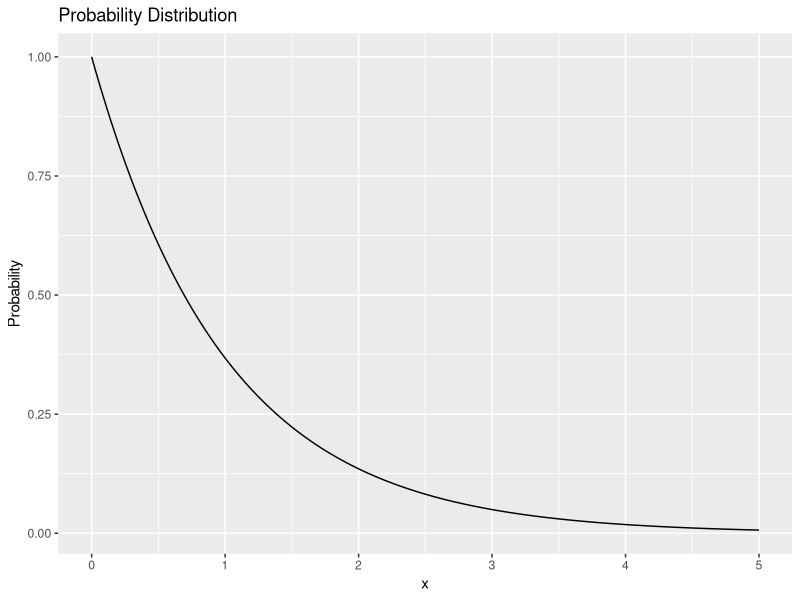
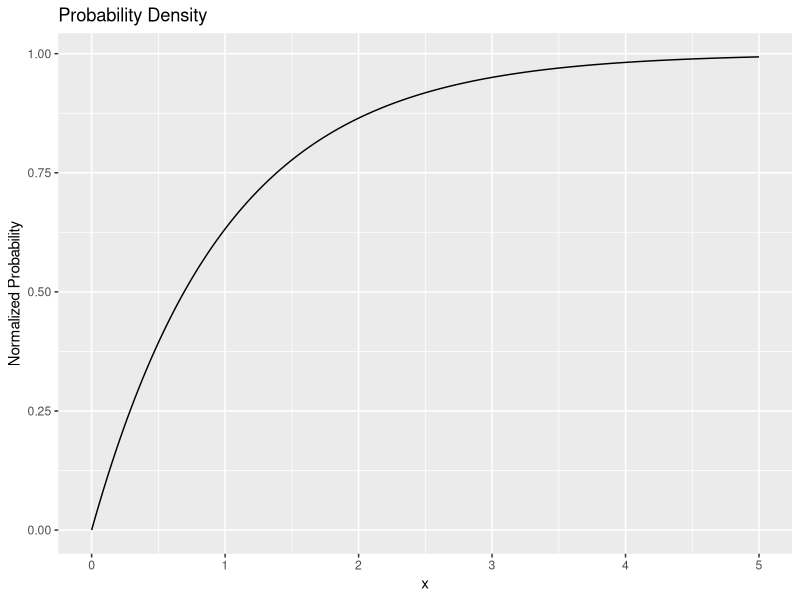
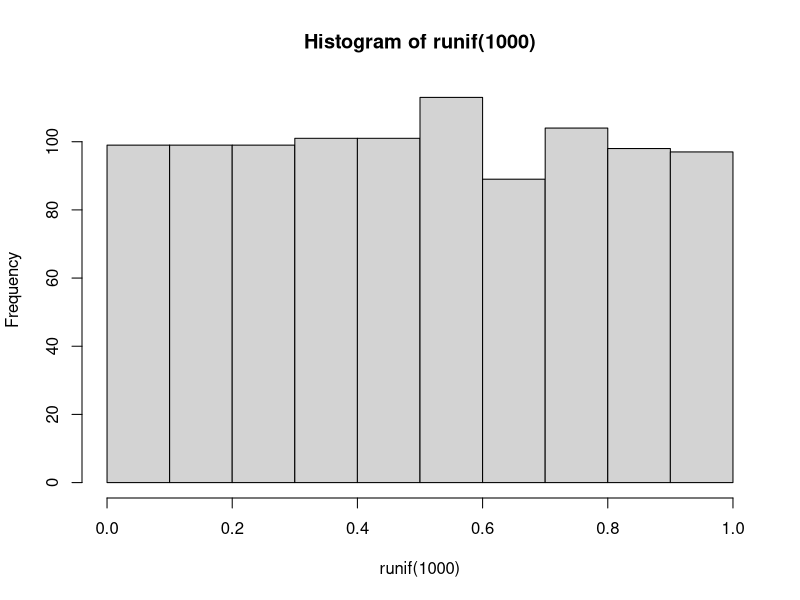
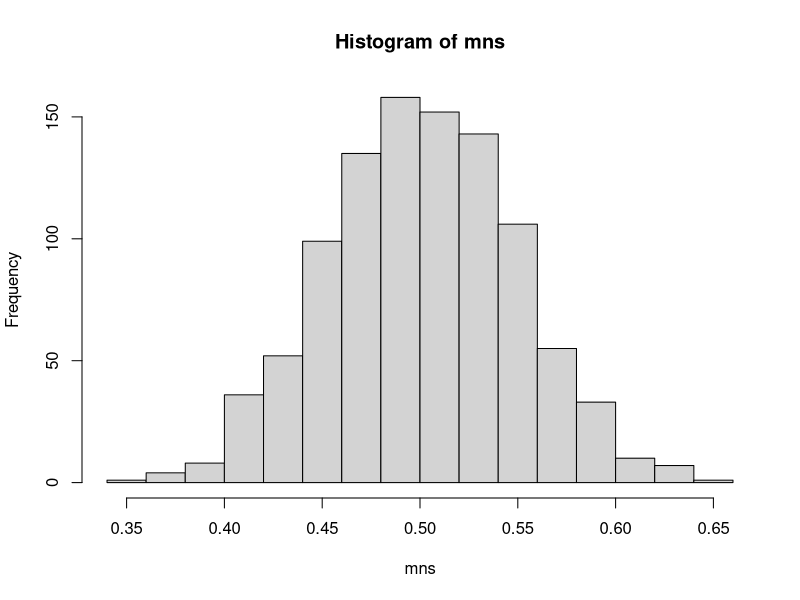
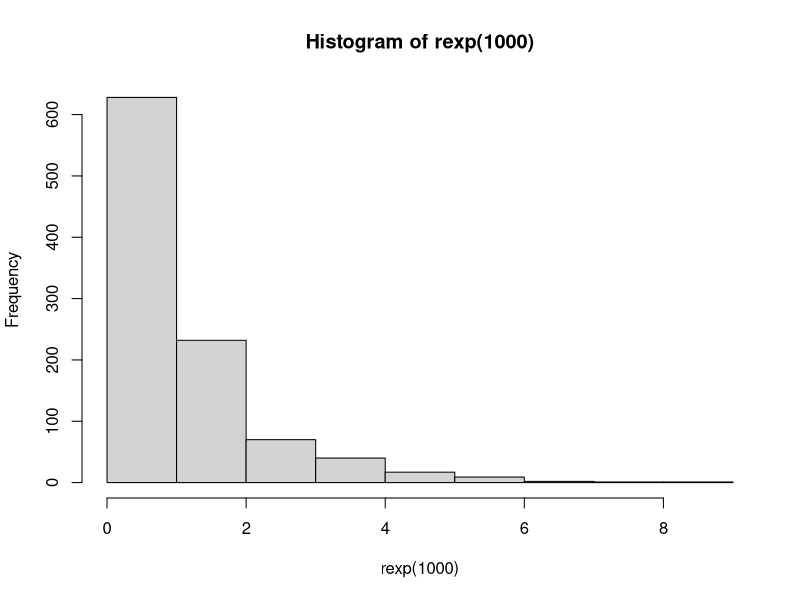
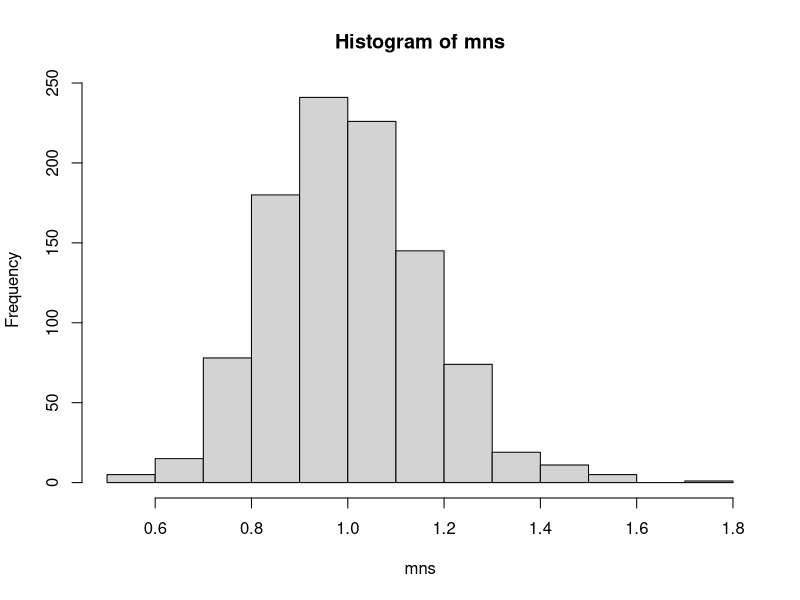
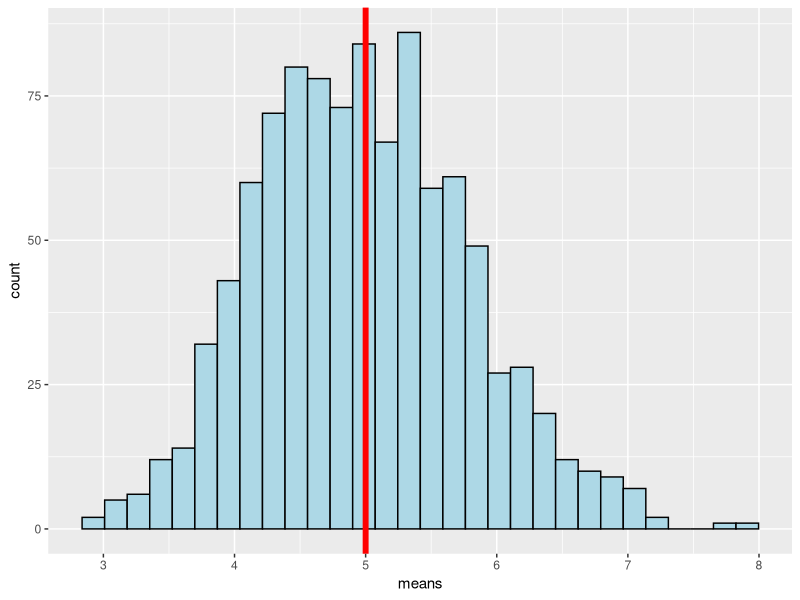

Write the R code that produced these figures, in order.
## ---- chunk 1
library(ggplot2);
## ---- chunk 2
x <- seq(0,5,.01)
df <- data.frame(x, dexp(x), pexp(x), rexp(x) );
names(df) <- c("x", "exp.dist", "exp.prob", "exp.sim");

g <- ggplot(data=df) + aes(x=x, y=exp.dist) + geom_line();
g <- g + ylab("Probability") + ggtitle("Probability Distribution")

h <- ggplot(data=df) + aes(x=x, y=exp.prob) + geom_line();
h <- h + ylab("Normalized Probability") + ggtitle("Probability Density")
g
h
## ---- chunk 3
hist(runif(1000))
## ---- chunk 4
mns = NULL
for (i in 1 : 1000) mns = c(mns, mean(runif(40)))
hist(mns)
## ---- chunk 5
hist(rexp(1000))
## ---- chunk 6
mns = NULL
for (i in 1 : 1000) mns = c(mns, mean(rexp(40)))
hist(mns)
## ---- chunk 7

means <- NULL;  # initialize list of means
sigmas <- NULL;

for( i in 1:1000 ){
# 	print(i);
	sim <- rexp(40, rate=0.2);
	means <- c(means, mean(sim));
	sigmas <- c(sigmas, sd(sim));
}

g <- ggplot() + aes(x=means) + geom_histogram(color='black', fill='lightblue');
g <- g + geom_vline(xintercept = 5, size=2, color='red');
g
## ---- chunk 8
library("datasets")

?ToothGrowth
## ---- chunk 9
dftg <- ToothGrowth
head(dftg)
summary(dftg)
## ---- chunk 10
dftg[dftg$supp == 'VC', ]
dftg[dftg$supp == 'OJ', ]
